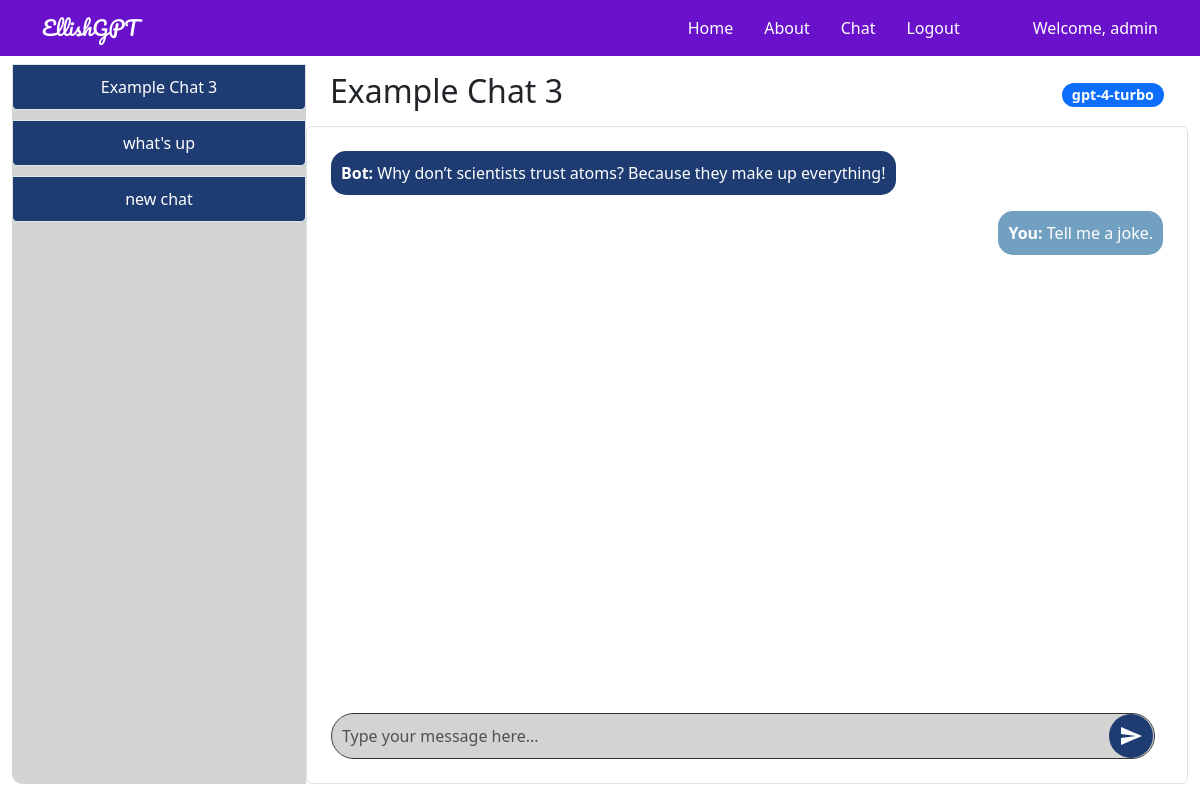
Page /chat/3 (signed in) on the earlier database version.
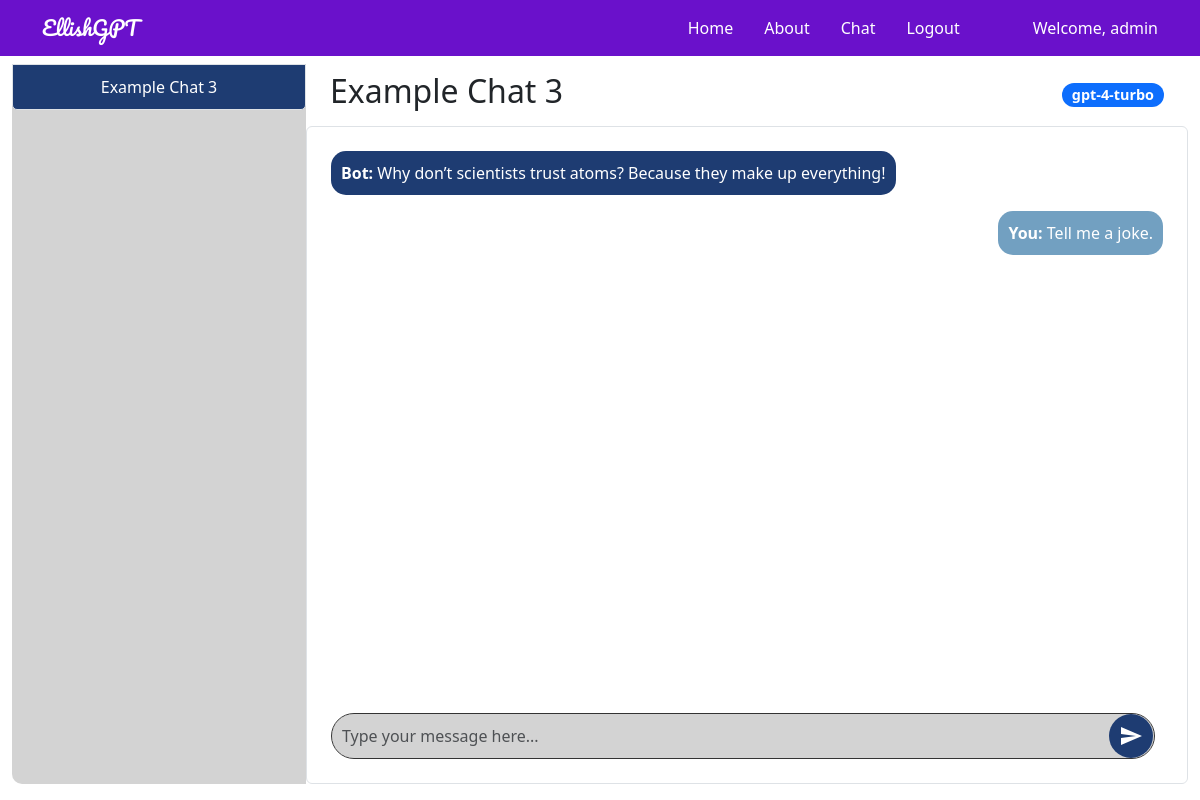
Same page on the later database version.
### tables this page shows
CREATE TABLE users (
                userid INTEGER PRIMARY KEY,
                username TEXT NOT NULL UNIQUE,
                password TEXT NOT NULL
            );

CREATE TABLE chats (
                chat_id INTEGER PRIMARY KEY,
                user_id INTEGER,
                model_id INTEGER,
                title TEXT,
                chat TEXT,
                time TIMESTAMP,
                model_name TEXT,
                FOREIGN KEY(user_id) REFERENCES users(userid),
                FOREIGN KEY(model_id) REFERENCES models(modelid)
            );

CREATE TABLE chat_messages (
                id INTEGER PRIMARY KEY AUTOINCREMENT,
                chat_id INTEGER,
                sender TEXT,
                message TEXT,
                timestamp TIMESTAMP DEFAULT CURRENT_TIMESTAMP,
                FOREIGN KEY (chat_id) REFERENCES chats(chat_id)
            );

### genaiserver_wl_folder/flask_app.py (the view, shortened to what this page needs)
    @app.route('/chat/<int:chat_id>', methods=['GET', 'POST'])
    @login_required
    def open_chat(chat_id):
        try:
            db = get_db()
            username = session['username']
            cur = db.execute('SELECT userid FROM users WHERE username = ?', (username,))
            user_id = cur.fetchone()[0]
            cur = db.execute('SELECT * FROM chats WHERE chat_id = ?', (chat_id,))
            chat = cur.fetchone()
            if chat is None:
                logging.error(f"Chat with id {chat_id} not found.")
                flash("Chat not found.")
                return redirect(url_for('chat'))
            chat_data = dict(time=chat[5], chat=chat[4], title=chat[3], chat_id=chat[0], model_name=chat[6])
            cur_messages = db.execute('SELECT sender, message FROM chat_messages WHERE chat_id = ? ORDER BY timestamp DESC LIMIT 10', (chat_id,))
            messages = [{'sender': row[0], 'message': row[1]} for row in cur_messages.fetchall()]
            messages.reverse()  # Reverse to show the latest message at the bottom
            cur2 = db.execute('SELECT * FROM chats WHERE user_id = ? ORDER BY time;', (user_id,))
            chats = [dict(time=row[5], chat=row[4], title=row[3], chat_id=row[0], model_name=row[6]) for row in cur2.fetchall()]
            return render_template("chat_detail.html", app_data=app_data, chat=chat_data, messages=messages, chats=chats)
        except Exception as e:
            logging.exception(f"Error opening chat {chat_id}: {e}")
            flash("An error occurred while trying to open the chat.")
            return redirect(url_for('chat'))

### genaiserver_wl_folder/sql.py (called while the page is built)
def convert_datetime(s):
    return datetime.strptime(s.decode('utf-8'), '%Y-%m-%d %H:%M:%S')

### templates/chat_detail.html (shortened to what this page needs)
{% extends 'layout.html' %} {% block body %}
<div class="container-fluid">
    <div class="row" style="height: 90vh; overflow: hidden">
        <div class="col-md-3 d-flex align-items-stretch p-0">
            <div
                class="list-group sidebar d-flex flex-column justify-content-start w-100"
                style="
                    height: 100%;
                    border-radius: 10px 0 0 10px;
                    background-color: #d3d3d3;
                "
            >
                {% for chat in chats %}
                <div class="position-relative chat-item">
                    <a
                        href="{{ url_for('open_chat', chat_id=chat.chat_id) }}"
                        class="list-group-item list-group-item-action sidebar-item"
                    >
                        {{ chat.title }}
                    </a>
                </div>
                {% endfor %}
            </div>
        </div>
        <div
            class="col-md-9 d-flex flex-column p-0"
            style="
                height: 100%;
                border-radius: 0 10px 10px 0;
                background-color: #ffffff;
            "
        >
            <div
                class="d-flex justify-content-between align-items-center w-100 px-4 py-2"
                style="flex-shrink: 0"
            >
                <h2>{{ chat.title }}</h2>
                <span class="badge bg-primary">{{ chat.model_name }}</span>
            </div>
            <div
                class="chat-box p-4 border rounded bg-white"
                style="
                    flex-grow: 1;
                    padding: 20px;
                    height: 0;
                    border: 2px solid black;
                    overflow-y: auto;
                "
            >
                <div
                    id="chatHistory"
                    class="chat-history mb-4"
                    style="flex-grow: 1; padding-bottom: 1rem"
                >
                    {% for message in messages %}
                    <div
                        class="chat-message {{ 'align-self-end' if message.sender == 'You' else 'align-self-start' }}"
                        style="display: flex; flex-direction: column; align-items: {{ 'flex-end' if message.sender == 'You' else 'flex-start' }};"
                    >
                        <div
                            class="message-bubble {{ 'user-bubble' if message.sender == 'You' else 'bot-bubble' }}"
                            style="{{ 'background-color: #72a0c1; color: white;' if message.sender == 'You' else 'background-color: #1e3c72; color: white;' }}"
                        >
                            <strong>{{ message.sender }}:</strong> {{
                            message.message }}
                        </div>
                    </div>
                    {% endfor %}
                </div>
                <div class="chat-input" style="flex-shrink: 0">
                    <form id="chatForm" class="d-flex align-items-center">
                        <textarea
                            class="form-control me-2"
                            rows="1"
                            name="chat"
                            id="chatInput"
                            placeholder="Type your message here..."
                            style="
                                background-color: #d3d3d3;
                                color: black;
                                border: 1px solid #333;
                                border-radius: 25px;
                                padding: 10px;
                                resize: none;
                                flex-grow: 1;
                                max-height: 100px;
                                overflow-y: auto;
                            "
                        ></textarea>
                        <button
                            class="btn btn-gradient"
                            type="button"
                            onclick="sendChat()"
                            style="
                                background: #1e3c72;
                                color: white;
                                border: none;
                                border-radius: 50%;
                                padding: 10px;
                                display: flex;
                                align-items: center;
                                justify-content: center;
                                position: absolute;
                                right: 10px;
                            "
                        >
                            <svg
                                xmlns="http://www.w3.org/2000/svg"
                                width="24"
                                height="24"
                                fill="white"
                                viewBox="0 0 24 24"
                            >
                                <path
                                    d="M2.01 21l20.99-9-20.99-9-.01 7 15 2-15 2z"
                                />
                            </svg>
                        </button>
                    </form>
                </div>
            </div>
        </div>
    </div>
</div>
{% endblock %}

### templates/layout.html (shortened to what this page needs)
<!doctype html>
<html lang="en">
    <head>
        <link
            href="https://cdn.jsdelivr.net/npm/bootstrap@5.3.0-alpha1/dist/css/bootstrap.min.css"
            rel="stylesheet"
        />
    </head>
    <body style="margin: 0; padding: 0">
        {% include 'includes/_navbar.html' %}
        <main role="main" class="container-fluid pt-5 mt-3">
            {% block body %}{% endblock %}
        </main>
    </body>
</html>

### templates/includes/_navbar.html (shortened to what this page needs)
<nav
    class="navbar navbar-expand-lg navbar-light fixed-top"
    style="background-color: #6a11cb"
>
    <div class="container">
        <a
            class="navbar-brand"
            href="/"
            style="color: white; font-family: &quot;Pacifico&quot;, cursive"
            >{{ app_data['project_name'] }}</a
        >
        <div class="collapse navbar-collapse" id="navbarResponsive">
            <ul class="navbar-nav ml-auto" style="margin-left: auto">
                <li
                    class="nav-item {% if request.path == '/' %}active{% endif %}"
                >
                    <a class="nav-link" href="/" style="color: white">Home</a>
                </li>
                <li
                    class="nav-item {% if request.path == '/about' %}active{% endif %}"
                >
                    <a class="nav-link" href="/about" style="color: white"
                        >About</a
                    >
                </li>
                <li
                    class="nav-item {% if request.path == '/chat' %}active{% endif %}"
                >
                    <a class="nav-link" href="/chat" style="color: white"
                        >Chat</a
                    >
                </li>
                {% if "logged_in" not in session %}
                <li
                    class="nav-item {% if request.path == '/login' %}active{% endif %}"
                >
                    <a class="nav-link" href="/login" style="color: white"
                        >Login</a
                    >
                </li>
                <li
                    class="nav-item {% if request.path == '/register' %}active{% endif %}"
                >
                    <a class="nav-link" href="/register" style="color: white"
                        >Register</a
                    >
                </li>
                {% else %}
                <li
                    class="nav-item {% if request.path == '/logout' %}active{% endif %}"
                >
                    <a class="nav-link" href="/logout" style="color: white"
                        >Logout</a
                    >
                </li>
                {% endif %}
            </ul>
            {% if "logged_in" in session %}
            <span class="navbar-text" style="margin-left: 50px; color: white"
                >Welcome, {{ session['username'] }}</span
            >
            {% endif %}
        </div>
    </div>
</nav>

### templates/layout.html (style rules this page uses)
.navbar-nav .nav-item .nav-link { transition: color 0.3s ease, text-decoration 0.3s ease; }
.navbar-nav .nav-item .nav-link { margin-right: 15px; }

### templates/chat_detail.html (style rules this page uses)
body { opacity: 1; transition: opacity 0.5s ease-in-out; }
.sidebar { background-color: #d3d3d3; height: 100%; flex-grow: 1; }
.sidebar-item { background-color: #1e3c72; color: white; margin-bottom: 10px; border-radius: 5px; padding: 10px; text-align: center; transition: background-color 0.3s, color 0.3s; }
.btn-gradient { background: linear-gradient(135deg, #6e8efb, #a777e3); color: white; border: none; border-radius: 25px; padding: 10px 20px; font-size: 16px; transition: background 0.3s, transform 0.3s; }
.chat-box { display: flex; flex-direction: column; width: 100%; overflow-y: auto; }
.chat-history { flex-grow: 1; overflow-y: auto; padding-bottom: 1rem; }
.chat-message { margin-bottom: 1rem; }
.chat-input { margin-top: 1rem; position: relative; }
textarea { width: 100%; background-color: #d3d3d3; color: black; border: 1px solid #333; border-radius: 25px; padding: 10px; resize: none; flex-grow: 1; max-height: 100px; overflow-y: auto; }
textarea::placeholder { color: #333; }
button { background-color: #1e3c72; color: #fff; border: none; border-radius: 50%; padding: 10px; cursor: pointer; transition: background-color 0.3s; display: flex; align-items: center; justify-content: center; position: absolute; right: 10px; }
.message-bubble { border-radius: 15px; padding: 10px; max-width: 75%; }
.user-bubble { background-color: #72a0c1; color: white; align-self: flex-end; text-align: right; }
.bot-bubble { background-color: #1e3c72; color: white; align-self: flex-start; text-align: left; }
.badge { background-color: #1e3c72; color: white; padding: 5px 10px; border-radius: 15px; font-size: 0.9rem; }

Differences in the rows shown:
removed chats: title "what's up"
removed chats: title "new chat"
